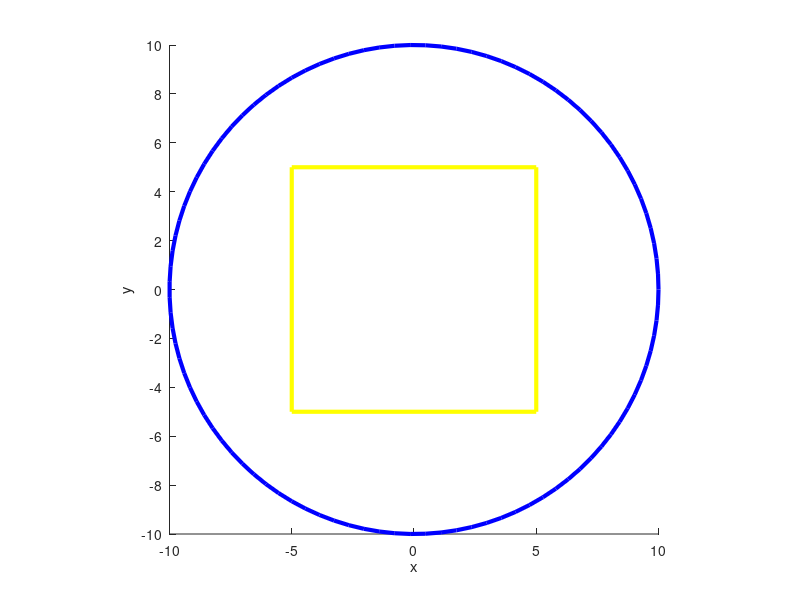

Write the MATLAB code that produced this figure.
clear all
close all

t = linspace(0,2*pi,100);
r = 10;

xlabel('x')
xticks(-10:5:10)
ylabel('y')
yticks(-10:2:10)
axis([-10, 10, -10, 10])
axis square
hold on
plot(r*cos(t), r*sin(t), 'b', 'LineWidth', 3)
rectangle('Position',[-5 -5 10 10], 'EdgeColor', 'y', 'LineWidth', 3)